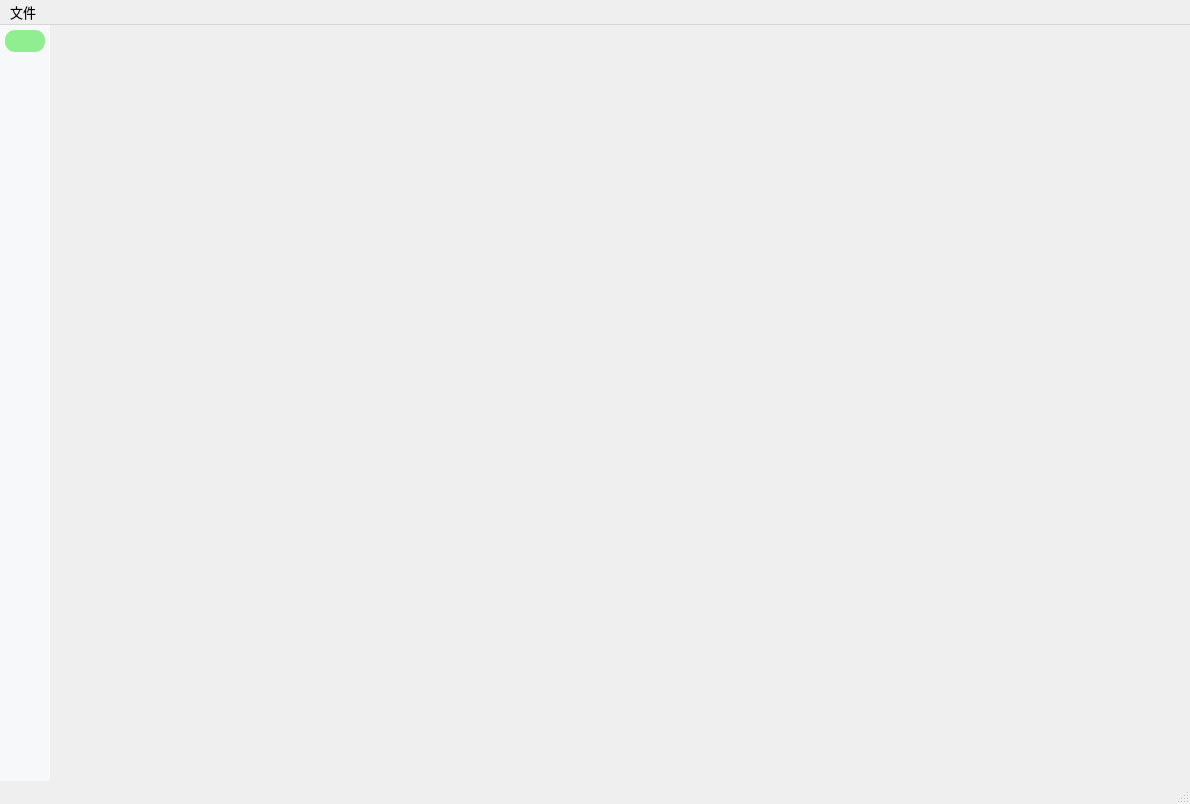
<?xml version="1.0" encoding="UTF-8"?>
<ui version="4.0">
 <class>MainWindow</class>
 <widget class="QMainWindow" name="MainWindow">
  <property name="geometry">
   <rect>
    <x>0</x>
    <y>0</y>
    <width>1190</width>
    <height>804</height>
   </rect>
  </property>
  <property name="font">
   <font>
    <family>微软雅黑</family>
    <pointsize>10</pointsize>
   </font>
  </property>
  <property name="windowTitle">
   <string>MainWindow</string>
  </property>
  <property name="autoFillBackground">
   <bool>false</bool>
  </property>
  <property name="styleSheet">
   <string notr="true"/>
  </property>
  <property name="tabShape">
   <enum>QTabWidget::Rounded</enum>
  </property>
  <widget class="QWidget" name="centralwidget">
   <property name="sizePolicy">
    <sizepolicy hsizetype="Maximum" vsizetype="Maximum">
     <horstretch>0</horstretch>
     <verstretch>0</verstretch>
    </sizepolicy>
   </property>
   <layout class="QHBoxLayout" name="horizontalLayout">
    <property name="spacing">
     <number>0</number>
    </property>
    <property name="leftMargin">
     <number>0</number>
    </property>
    <property name="topMargin">
     <number>0</number>
    </property>
    <property name="rightMargin">
     <number>0</number>
    </property>
    <property name="bottomMargin">
     <number>0</number>
    </property>
    <item>
     <widget class="QFrame" name="index_frame">
      <property name="sizePolicy">
       <sizepolicy hsizetype="Fixed" vsizetype="Expanding">
        <horstretch>0</horstretch>
        <verstretch>1</verstretch>
       </sizepolicy>
      </property>
      <property name="styleSheet">
       <string notr="true">QFrame{
     border-right:10px,solid, rgb(216, 216, 216);
     background-color: rgb(247, 248, 250);
     }

QPushButton{
     border:none;
     border-radius:10px;
     padding:4px;
     }
                                           
QPushButton:hover{
     background-color:lightgreen; 
     }

QPushButton:pressed{
     background-color:rgb(204, 255, 203);
     }

QGroupBox{
     border:none;
     }</string>
      </property>
      <property name="frameShape">
       <enum>QFrame::NoFrame</enum>
      </property>
      <property name="frameShadow">
       <enum>QFrame::Plain</enum>
      </property>
      <property name="lineWidth">
       <number>0</number>
      </property>
      <property name="midLineWidth">
       <number>0</number>
      </property>
      <layout class="QVBoxLayout" name="verticalLayout">
       <property name="spacing">
        <number>0</number>
       </property>
       <property name="leftMargin">
        <number>5</number>
       </property>
       <property name="topMargin">
        <number>5</number>
       </property>
       <property name="rightMargin">
        <number>5</number>
       </property>
       <property name="bottomMargin">
        <number>5</number>
       </property>
       <item>
        <widget class="QGroupBox" name="groupBox">
         <property name="sizePolicy">
          <sizepolicy hsizetype="Expanding" vsizetype="Fixed">
           <horstretch>0</horstretch>
           <verstretch>0</verstretch>
          </sizepolicy>
         </property>
         <property name="title">
          <string/>
         </property>
         <property name="checkable">
          <bool>false</bool>
         </property>
         <property name="checked">
          <bool>false</bool>
         </property>
         <layout class="QVBoxLayout" name="verticalLayout_2">
          <property name="spacing">
           <number>5</number>
          </property>
          <property name="sizeConstraint">
           <enum>QLayout::SetMinAndMaxSize</enum>
          </property>
          <property name="leftMargin">
           <number>0</number>
          </property>
          <property name="topMargin">
           <number>0</number>
          </property>
          <property name="rightMargin">
           <number>0</number>
          </property>
          <property name="bottomMargin">
           <number>0</number>
          </property>
          <item>
           <widget class="QPushButton" name="dir_but">
            <property name="autoFillBackground">
             <bool>false</bool>
            </property>
            <property name="styleSheet">
             <string notr="true">QPushButton{
     background-color:lightgreen; 
     }</string>
            </property>
            <property name="text">
             <string/>
            </property>
            <property name="icon">
             <iconset>
              <normaloff>ICON/directory.svg</normaloff>ICON/directory.svg</iconset>
            </property>
            <property name="iconSize">
             <size>
              <width>32</width>
              <height>36</height>
             </size>
            </property>
            <property name="checkable">
             <bool>true</bool>
            </property>
            <property name="checked">
             <bool>true</bool>
            </property>
            <property name="autoExclusive">
             <bool>true</bool>
            </property>
           </widget>
          </item>
          <item>
           <widget class="QPushButton" name="con_but">
            <property name="focusPolicy">
             <enum>Qt::WheelFocus</enum>
            </property>
            <property name="text">
             <string/>
            </property>
            <property name="icon">
             <iconset>
              <normaloff>ICON/construct.svg</normaloff>ICON/construct.svg</iconset>
            </property>
            <property name="iconSize">
             <size>
              <width>32</width>
              <height>36</height>
             </size>
            </property>
            <property name="checkable">
             <bool>true</bool>
            </property>
            <property name="autoExclusive">
             <bool>true</bool>
            </property>
            <property name="flat">
             <bool>false</bool>
            </property>
           </widget>
          </item>
         </layout>
        </widget>
       </item>
       <item>
        <spacer name="verticalSpacer">
         <property name="orientation">
          <enum>Qt::Vertical</enum>
         </property>
         <property name="sizeHint" stdset="0">
          <size>
           <width>20</width>
           <height>40</height>
          </size>
         </property>
        </spacer>
       </item>
       <item>
        <widget class="QGroupBox" name="groupBox_2">
         <property name="sizePolicy">
          <sizepolicy hsizetype="Expanding" vsizetype="Fixed">
           <horstretch>0</horstretch>
           <verstretch>0</verstretch>
          </sizepolicy>
         </property>
         <property name="title">
          <string/>
         </property>
         <layout class="QVBoxLayout" name="verticalLayout_3">
          <property name="spacing">
           <number>10</number>
          </property>
          <property name="sizeConstraint">
           <enum>QLayout::SetMinAndMaxSize</enum>
          </property>
          <property name="leftMargin">
           <number>0</number>
          </property>
          <property name="topMargin">
           <number>10</number>
          </property>
          <property name="rightMargin">
           <number>0</number>
          </property>
          <property name="bottomMargin">
           <number>10</number>
          </property>
         </layout>
        </widget>
       </item>
      </layout>
     </widget>
    </item>
    <item>
     <widget class="QFrame" name="content_frame">
      <property name="sizePolicy">
       <sizepolicy hsizetype="Expanding" vsizetype="Expanding">
        <horstretch>0</horstretch>
        <verstretch>0</verstretch>
       </sizepolicy>
      </property>
      <property name="frameShape">
       <enum>QFrame::NoFrame</enum>
      </property>
      <property name="frameShadow">
       <enum>QFrame::Plain</enum>
      </property>
      <property name="lineWidth">
       <number>1</number>
      </property>
     </widget>
    </item>
   </layout>
  </widget>
  <widget class="QStatusBar" name="statusBar"/>
  <widget class="QMenuBar" name="menubar">
   <property name="geometry">
    <rect>
     <x>0</x>
     <y>0</y>
     <width>1190</width>
     <height>29</height>
    </rect>
   </property>
   <property name="sizePolicy">
    <sizepolicy hsizetype="Fixed" vsizetype="Fixed">
     <horstretch>0</horstretch>
     <verstretch>0</verstretch>
    </sizepolicy>
   </property>
   <widget class="QMenu" name="menu">
    <property name="title">
     <string>文件</string>
    </property>
    <addaction name="actionOpen"/>
    <addaction name="actionSQL"/>
    <addaction name="actionRep"/>
   </widget>
   <addaction name="menu"/>
  </widget>
  <action name="actionOpen">
   <property name="checkable">
    <bool>false</bool>
   </property>
   <property name="text">
    <string>打开文件</string>
   </property>
  </action>
  <action name="actionSQL">
   <property name="text">
    <string>风险函数库管理</string>
   </property>
  </action>
  <action name="actionRep">
   <property name="text">
    <string>生成风险报告</string>
   </property>
  </action>
 </widget>
 <resources/>
 <connections/>
</ui>
